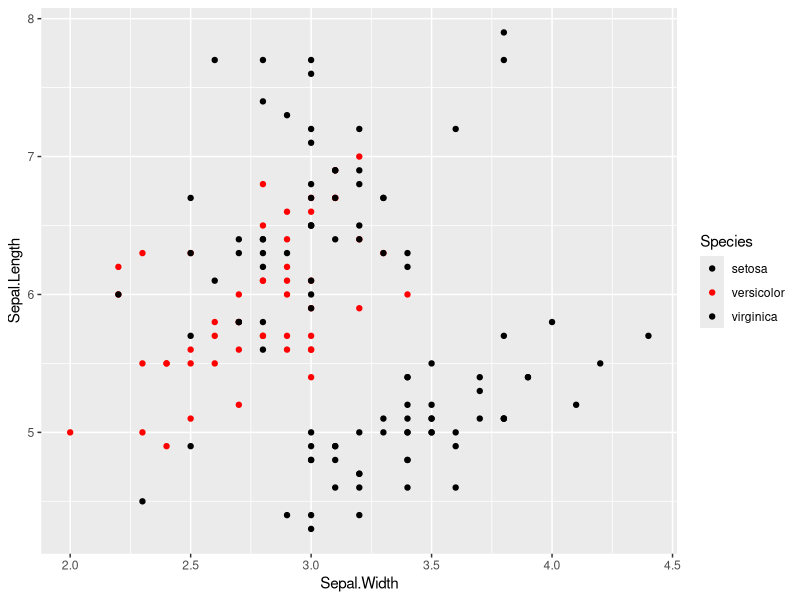
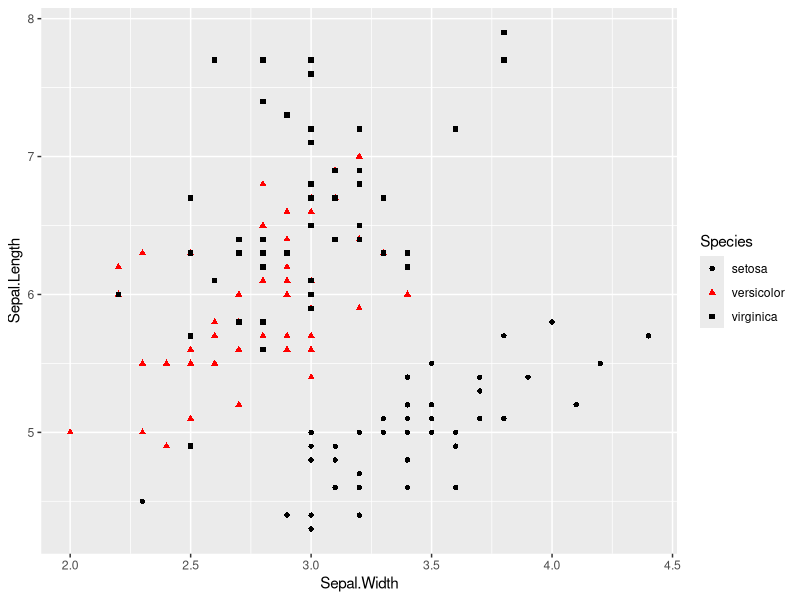

Write the R code that produced these figures, in order.
library(ggplot2)

# Example for group work #1, highlighting only versicolor with color (red vs black for others)
ggplot(iris, aes(Sepal.Width,Sepal.Length,color=Species,fill=Species)) + 
  geom_point(aes(color=Species,fill=Species),shape=21) + 
  scale_fill_manual(values=c("black","red","black")) + 
  scale_color_manual(values=c("black","red","black"))

# Example for group work #2, highlighting versicolor with color and shape 
# among other two with unique shapes and same color
ggplot(iris, aes(Sepal.Width,Sepal.Length,color=Species,fill=Species,shape=Species)) + 
  geom_point(aes(color=Species,fill=Species,shape=Species)) + 
  scale_fill_manual(values=c("gray10","red","black")) + 
  scale_color_manual(values=c("black","red","black"))

